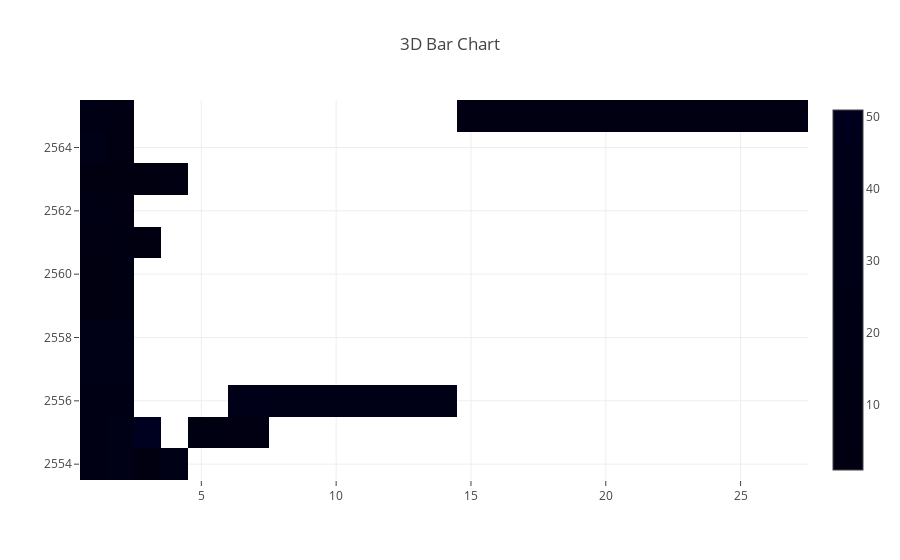

Notebook cell for this chart:
### Code cell
# Create data
z = df['Registered']
x = df['Group']
y = df['Year']

# Create trace and set type to 'heatmap'
trace = go.Heatmap(z=z, x=x, y=y, type='heatmap')

# Create layout
layout = go.Layout(title='3D Bar Chart', scene=dict(
    xaxis=dict(title='Registered'),
    yaxis=dict(title='Group'),
    zaxis=dict(title='Year')
))

# Create figure
fig = go.Figure(data=[trace], layout=layout)

# Display the chart
fig.show()

plot_html = pyo.plot(fig, include_plotlyjs=False, output_type="div")

# Write the HTML code to a file
with open("3D_Bar.html", "w") as f:
    f.write('<html>\n<head>\n<script src="https://cdn.plot.ly/plotly-latest.min.js"></script>\n</head>\n<body>\n')
    f.write(plot_html)
    f.write('\n</body>\n</html>')

### Figure 1 — Plotly figure (JSON) as saved in the notebook; plotly's stock layout.template omitted (floating-point values rounded to 4 significant figures)
{"data": [{"type": "heatmap", "x": [1, 2, 4, 3, 1, 2, 1, 3, 5, 1, 2, 1, 2, 1, 2, 1, 2, 3, 7, 1, 2, 1, 2, 1, 2, 1, 2, 1, 2, 1, 2, 7, 8, 1, 1, 2, 1, 2, 1, 2, 1, 1, 2, 1, 2, 1, 2, 1, 2, 1, 2, 1, 2, 1, 2, 1, 2, 1, 2, 1, 2, 2, 1, 2, 3, 1, 2, 1, 2, 1, 2, 1, 2, 1, 1, 2, 1, 2, 1, 2, 1, 2, 1, 2, 2, 1, 1, 2, 1, 2, 1, 2, 1, 2, 3, 4, 1, 2, 1, 2, 1, 2, 1, 2, 1, 2, 1, 2, 1, 2, 1, 2, 21, 1, 2, 1, 2], "y": [2554, 2554, 2554, 2554, 2554, 2554, 2555, 2555, 2555, 2555, 2555, 2555, 2555, 2555, 2555, 2555, 2555, 2555, 2555, 2555, 2555, 2555, 2555, 2556, 2556, 2556, 2556, 2556, 2556, 2556, 2556, 2556, 2556, 2556, 2556, 2556, 2556, 2556, 2557, 2557, 2557, 2557, 2557, 2560, 2560, 2560, 2560, 2560, 2560, 2560, 2560, 2560, 2560, 2561, 2561, 2561, 2561, 2561, 2561, 2561, 2561, 2561, 2561, 2561, 2561, 2561, 2561, 2561, 2561, 2562, 2562, 2562, 2562, 2562, 2562, 2562, 2562, 2562, 2562, 2562, 2562, 2562, 2563, 2563, 2563, 2563, 2563, 2563, 2563, 2563, 2563, 2563, 2563, 2563, 2563, 2563, 2563, 2563, 2564, 2564, 2564, 2564, 2564, 2564, 2564, 2564, 2564, 2564, 2564, 2564, 2565, 2565, 2565, 2565, 2565, 2565, 2565], "z": [42, 21, 32, 1, 21, 27, 23, 7, 10, 0, 0, 0, 0, 25, 22, 25, 22, 51, 6, 12, 27, 15, 27, 31, 33, 31, 33, 22, 18, 22, 18, 38, 33, 4, 23, 18, 23, 18, 0, 1, 3, 27, 28, 8, 2, 0, 0, 16, 12, 7, 0, 2, 11, 6, 1, 17, 8, 19, 12, 10, 8, 1, 5, 2, 1, 9, 11, 5, 11, 14, 8, 1, 1, 4, 1, 1, 22, 5, 18, 4, 19, 7, 18, 6, 0, 2, 2, 1, 0, 0, 13, 2, 5, 5, 1, 4, 2, 2, 18, 8, 8, 3, 4, 2, 3, 4, 11, 2, 28, 7, 10, 2, 6, 24, 11, 23, 6]}], "layout": {"scene": {"xaxis": {"title": {"text": "Registered"}}, "yaxis": {"title": {"text": "Group"}}, "zaxis": {"title": {"text": "Year"}}}, "title": {"text": "3D Bar Chart"}}}
